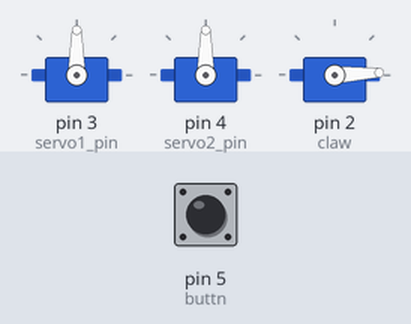
Bench run of a sketch on a simulated Arduino Uno, built with avr-gcc and run on an emulated ATmega328P. Shown: 3 × servo. Inputs (shaded band) come from the test bench; at power-on: pin 5 (buttn) LOW.

Above: at 0.05 s.
At 0.3 s:
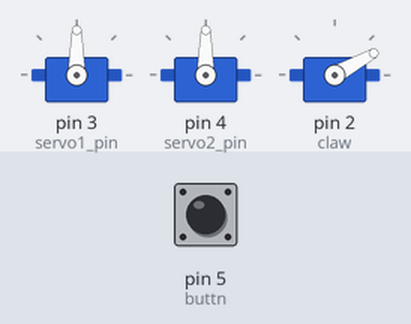
At 0.45 s:
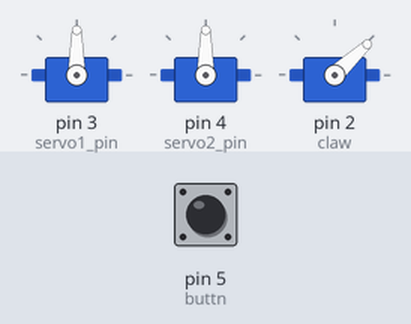
At 0.6 s:
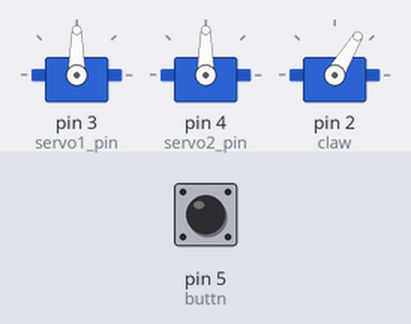
Timing chart, 0 to 3.0 s (numbered marks = the images above):
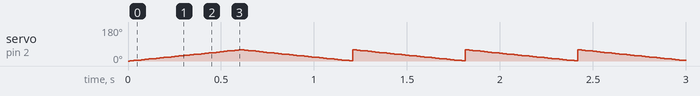

The sketch:

arm_proj00.ino
```cpp
#include <Servo.h>
Servo servo1;
Servo servo2;
Servo claw;
int x_key = A1;
int y_key = A0;
int x_pos;
int y_pos;
int servo1_pin = 3;
int servo2_pin = 4;
int initial_position = 90;
int initial_position1 = 90;


int pos = 0;

int buttn = 5;
int buttnState = 0;
 int clawc = 0;

void setup ( ) {
Serial.begin (9600) ;
servo1.attach (servo1_pin ) ;
servo2.attach (servo2_pin ) ;
servo1.write (initial_position);
servo2.write (initial_position1);
pinMode (x_key, INPUT) ;
pinMode (y_key, INPUT) ;

pinMode(buttn, INPUT);
claw.attach(2);

}

void loop ( ) {
//x_pos = analogRead (x_key) ;
//y_pos = analogRead (y_key) ;
//
//if (x_pos < 300){
//if (initial_position < 10) { } else{ initial_position = initial_position - 20; servo1.write ( initial_position ) ; delay (100) ; } } if (x_pos > 700){
//if (initial_position > 180)
//{
//}
//else{
//initial_position = initial_position + 20;
//servo1.write ( initial_position ) ;
//delay (100) ;
//}
//}
//
//if (y_pos < 300){
//if (initial_position1 < 10) { } else{ initial_position1 = initial_position1 - 20; servo2.write ( initial_position1 ) ; delay (100) ; } } if (y_pos > 700){
//if (initial_position1 > 180)
//{
//}
//else{
//initial_position1 = initial_position1 + 20;
//servo2.write ( initial_position1 ) ;
//delay (100) ;
//}
//}

buttnState = digitalRead(buttn);
if (buttnState == HIGH, clawc == 0) {
    // open claw:
     for (pos = 0; pos <= 59; pos += 1) { // goes from 0 degrees to 180 degrees
    // in steps of 1 degree
    claw.write(pos);              // tell servo to go to position in variable 'pos'
    delay(10);                       // waits 15 ms for the servo to reach the position
    }
    clawc = 1;
    }
else if(buttnState == HIGH, clawc == 1) {
    // close claw:
    for (pos = 59; pos >= 0; pos -= 1) { // goes from 180 degrees to 0 degrees
    claw.write(pos);              // tell servo to go to position in variable 'pos'
    delay(10);                       // waits 15 ms for the servo to reach the position
    }
  }
}
```
